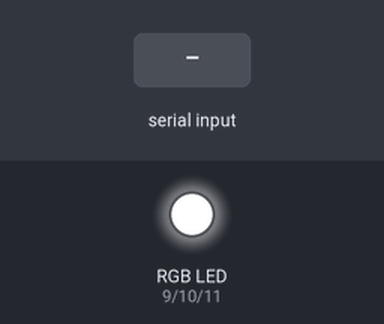
A sketch run on a simulated Arduino Uno, built with avr-gcc and run on an emulated ATmega328P. On the bench: an RGB LED mixed from three pins (HIGH = lit). The test bench sets the inputs (shaded band). Dim RGB values are drawn brighter than linear.

Above: at 1.2 s.
1.3 s: "90,45\n" received over Serial
At 3.2 s:
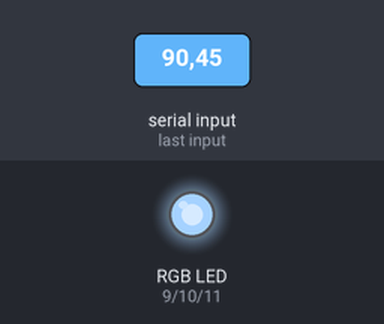
3.8 s: "30,150\n" received over Serial
At 5.1 s:
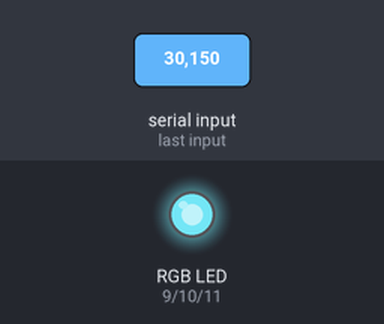
6.3 s: "90\n" received over Serial
At 8.1 s:
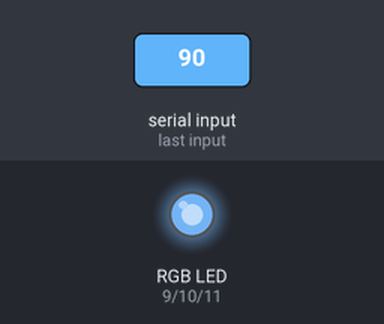
8.8 s: "200\n" received over Serial
At 10.1 s:
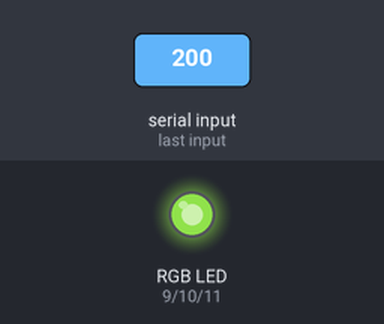
11.3 s: "0\n" received over Serial
At 13.1 s:
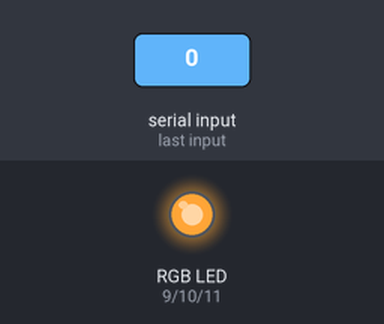
13.8 s: "1\n" received over Serial
At 16.2 s:
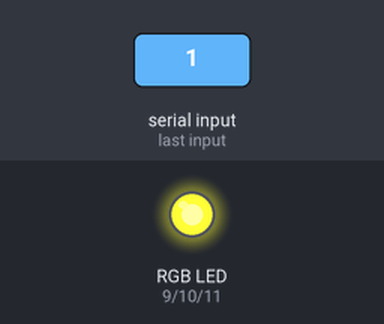
Timing chart, 0 to 17.3 s (numbered marks = the images above; inputs shaded):
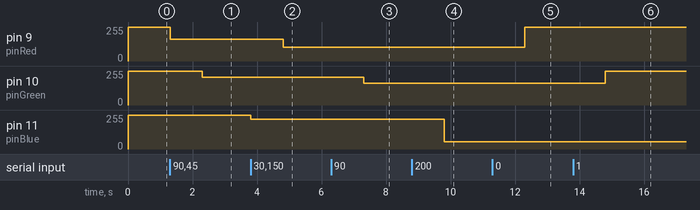

Measured:
- after the input at 1.3 s, pin 9 (pinRed): 255/255 → 165/255 at once; pin 10 (pinGreen): 255/255 → 210/255 after 1.0 s
- after the input at 3.8 s, pin 9 (pinRed): 165/255 → 105/255 after 1.0 s; pin 11 (pinBlue): 255/255 → 225/255 at once
- after the input at 6.3 s, pin 10 (pinGreen): 210/255 → 165/255 after 1.0 s
- after the input at 8.8 s, pin 11 (pinBlue): 225/255 → 55/255 after 1.0 s
- after the input at 11.3 s, pin 9 (pinRed): 105/255 → 255/255 after 1.0 s
- after the input at 13.8 s, pin 10 (pinGreen): 165/255 → 254/255 after 1.0 s

The sketch:

ColorsLedStrip.ino
```cpp
int pinRed = 9;
int pinGreen = 10;
int pinBlue = 11;

String buff = "";
char terminator = ',';
int currentColor = 0;
int red = 0;
int green = 0;
int blue = 0;

void setup() {
  Serial.begin(9600);
  pinMode(pinRed, OUTPUT);
  pinMode(pinGreen, OUTPUT);
  pinMode(pinBlue, OUTPUT);
  analogWrite (pinRed, 255);
  analogWrite (pinGreen, 255);
  analogWrite (pinBlue, 255);
}

void loop() {
  if (Serial.available() > 0) {
    String valueStr = Serial.readStringUntil(terminator);
    if (valueStr != "") {
      int value = valueStr.toInt();
      switch (currentColor) {
        case 0:
          red = value;
          break;
        case 1:
          green = value;
          break;
        case 2:
          blue = value;
          break;
      }

      currentColor++;
      if (currentColor > 2) currentColor = 0;
    } else {
      currentColor = 0;
    }
  }
  analogWrite (pinRed, 255 - red);
  analogWrite (pinGreen, 255 - green);
  analogWrite (pinBlue, 255 - blue);

}
```
